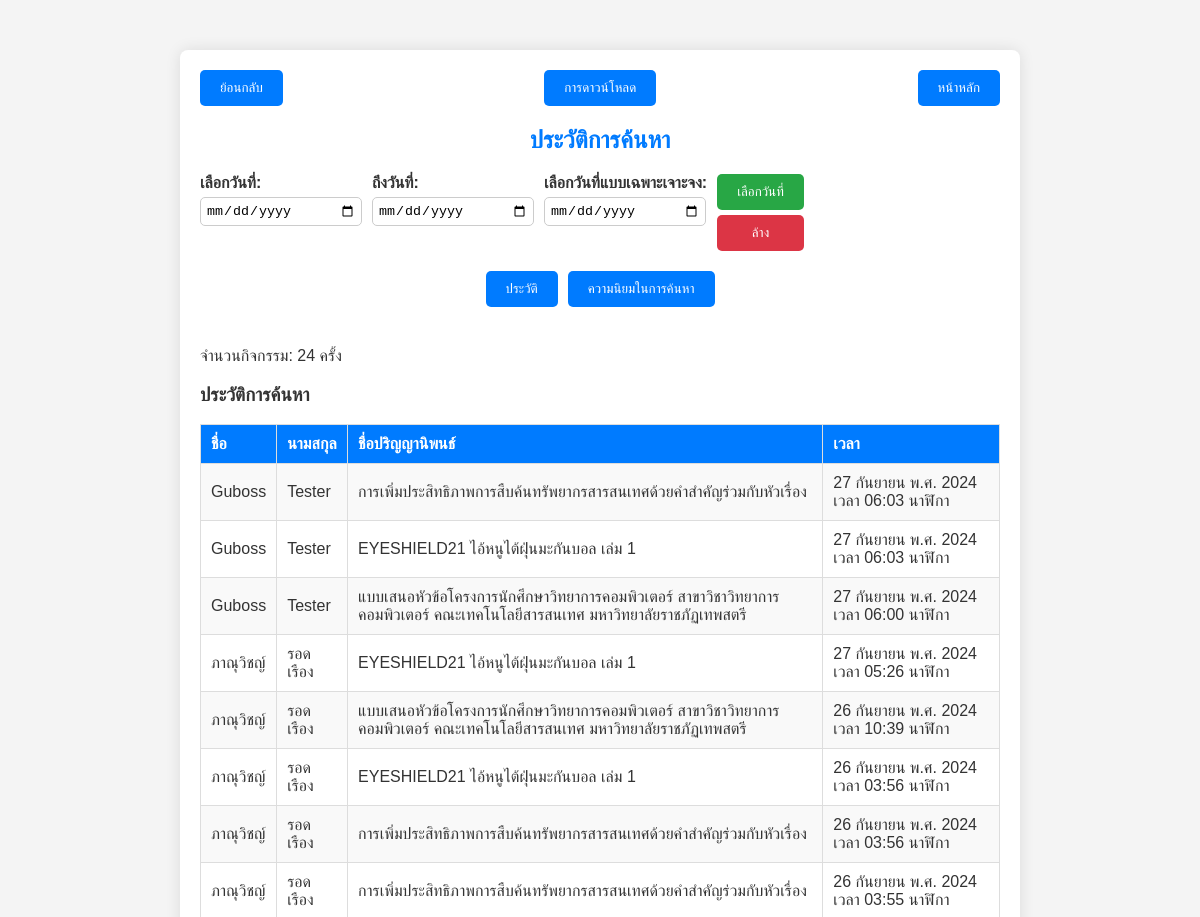
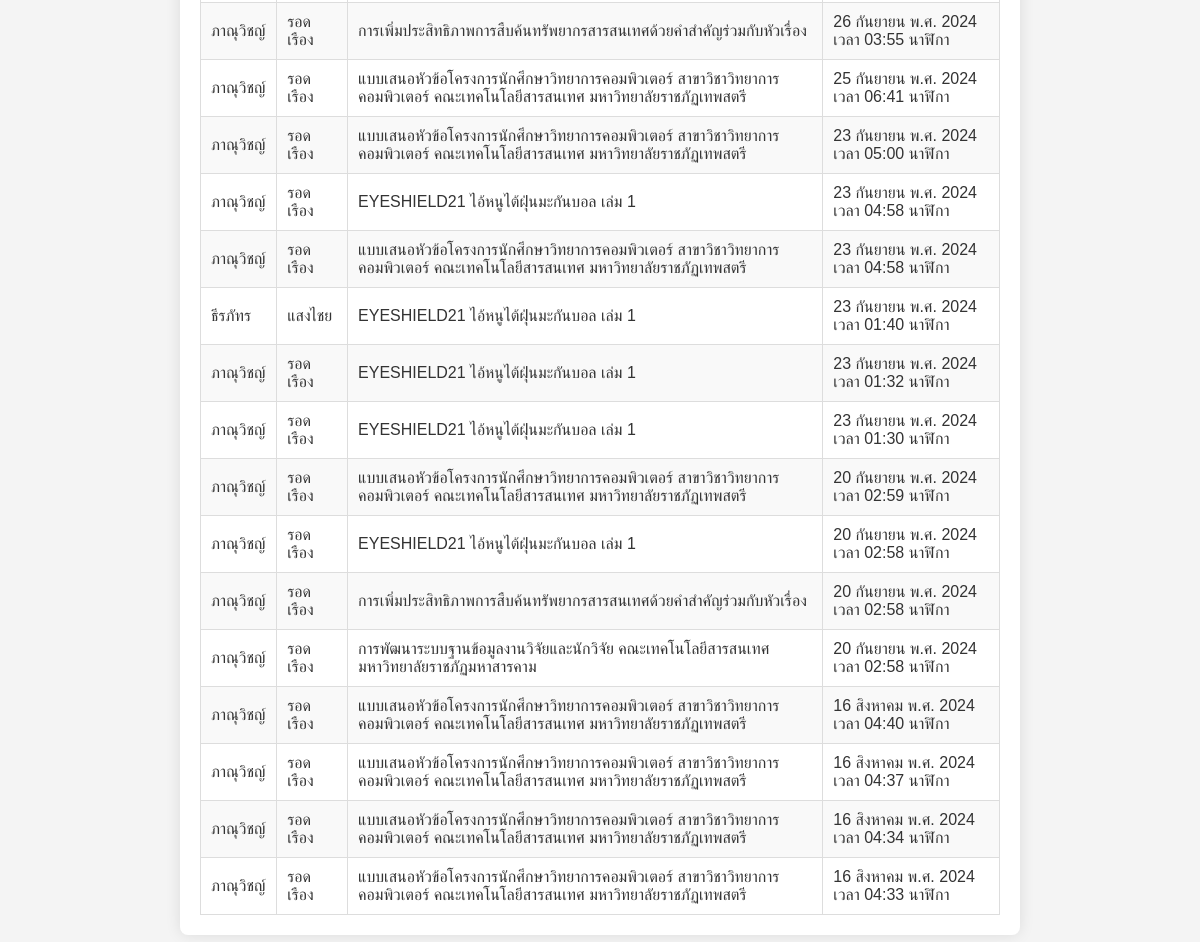
The app's page /report2.php (signed in) with its own data (2 pictures, top to bottom).
### tables this page shows
CREATE TABLE `view_history` (
  `id` int(11) NOT NULL,
  `user_id` int(11) NOT NULL,
  `thesis_id` int(11) NOT NULL,
  `view_time` timestamp NULL DEFAULT CURRENT_TIMESTAMP
);

CREATE TABLE `users` (
  `id` int(11) NOT NULL,
  `username` varchar(255) NOT NULL,
  `password` varchar(255) NOT NULL,
  `name` varchar(255) NOT NULL,
  `surname` varchar(255) NOT NULL,
  `email` varchar(255) NOT NULL,
  `verification_token` varchar(100) NOT NULL,
  `token_expires_at` datetime NOT NULL,
  `is_verified` tinyint(1) DEFAULT '0',
  `id_number` char(13) NOT NULL,
  `student_id` char(11) DEFAULT NULL,
  `user_type` enum('admin','normal user') NOT NULL DEFAULT 'normal user',
  `reset_token` varchar(255) DEFAULT NULL,
  `reset_token_expires_at` datetime DEFAULT NULL
);

CREATE TABLE `theses` (
  `id` int(11) NOT NULL,
  `thesis_name` varchar(255) NOT NULL,
  `author_name` varchar(255) NOT NULL,
  `year` int(11) NOT NULL,
  `faculty` varchar(255) NOT NULL,
  `advisor` varchar(255) NOT NULL,
  `most_searched` int(11) DEFAULT '0',
  `most_downloaded` int(11) DEFAULT '0',
  `file_path` varchar(255) DEFAULT NULL,
  `download_permission` enum('yes','no') DEFAULT 'yes'
);

### report2.php (the view, shortened to what this page needs)
<?php
require 'config.php';
$whereClause = '';
$params = [];
$historyType = 'search';
$sortOrder = isset($_POST['sort_order']) ? $_POST['sort_order'] : 'history';
$start_date = isset($_POST['start_date']) ? $_POST['start_date'] : '';
$end_date = isset($_POST['end_date']) ? $_POST['end_date'] : '';
$specific_date = isset($_POST['specific_date']) ? $_POST['specific_date'] : '';
if ($historyType === 'download') {
    $historySql = $sortOrder === 'most' ?
        "SELECT theses.thesis_name, COUNT(download_history.thesis_id) AS event_count
         FROM download_history
         JOIN theses ON download_history.thesis_id = theses.id
         $whereClause
         GROUP BY download_history.thesis_id
         ORDER BY event_count DESC" :
        "SELECT users.name, users.surname, theses.thesis_name, download_history.download_time AS event_time
         FROM download_history
         JOIN users ON download_history.user_id = users.id
         JOIN theses ON download_history.thesis_id = theses.id
         $whereClause
         ORDER BY download_history.download_time DESC";
} else {
    $historySql = $sortOrder === 'most' ?
        "SELECT theses.thesis_name, COUNT(view_history.thesis_id) AS event_count
         FROM view_history
         JOIN theses ON view_history.thesis_id = theses.id
         $whereClause
         GROUP BY view_history.thesis_id
         ORDER BY event_count DESC" :
        "SELECT users.name, users.surname, theses.thesis_name, view_history.view_time AS event_time
         FROM view_history
         JOIN users ON view_history.user_id = users.id
         JOIN theses ON view_history.thesis_id = theses.id
         $whereClause
         ORDER BY view_history.view_time DESC";
}
try {
    $stmt = $pdo->prepare($historySql);
    $stmt->execute($params);
    $history = $stmt->fetchAll(PDO::FETCH_ASSOC);
} catch (PDOException $e) {
    die("Error fetching history: " . $e->getMessage());
}
$totalEvents = count($history);
function formatThaiDate($datetime) {
    $months = [
        '01' => 'มกราคม', '02' => 'กุมภาพันธ์', '03' => 'มีนาคม', '04' => 'เมษายน', '05' => 'พฤษภาคม',
        '06' => 'มิถุนายน', '07' => 'กรกฎาคม', '08' => 'สิงหาคม', '09' => 'กันยายน', '10' => 'ตุลาคม',
        '11' => 'พฤศจิกายน', '12' => 'ธันวาคม'
    ];
    $date = new DateTime($datetime);
    $day = $date->format('d');
    $month = $months[$date->format('m')];
    $year = $date->format('Y') ;
    $time = $date->format('H:i');
    return "$day $month พ.ศ. $year เวลา $time นาฬิกา";
}
?>
<!DOCTYPE html>
<html lang="en">
<head>
    <link rel="stylesheet" href="styles.css">
</head>
<body>
    <div class="container">
        <div class="navigation">
            <button onclick="window.location.href='admin.php'">ย้อนกลับ</button>
            <button onclick="window.location.href='report2-2.php'">การดาวน์โหลด</button>
            <button onclick="window.location.href='index.php'">หน้าหลัก</button>
        </div>
        <h2>ประวัติการค้นหา</h2>
        <form method="POST" action="report2.php" oninput="toggleDateInputs()">
            <div>
                <label for="start_date">เลือกวันที่:</label>
                <input type="date" name="start_date" value="<?php echo htmlspecialchars($start_date); ?>">
            </div>
            <div>
                <label for="end_date">ถึงวันที่:</label>
                <input type="date" name="end_date" value="<?php echo htmlspecialchars($end_date); ?>">
            </div>
            <div>
                <label for="specific_date">เลือกวันที่แบบเฉพาะเจาะจง:</label>
                <input type="date" name="specific_date" value="<?php echo htmlspecialchars($specific_date); ?>">
            </div>
            <div>
                <button type="submit" name="filter">เลือกวันที่</button>
                <button type="reset" onclick="window.location.href='report2.php'">ล้าง</button>
            </div>
        </form>
        <div class="sort-buttons">
            <form method="POST" action="report2.php">
                <button type="submit" name="sort_order" value="history">ประวัติ</button>
                <button type="submit" name="sort_order" value="most">ความนิยม<?php echo $historyType === 'download' ? 'ในการดาวน์โหลด' : 'ในการค้นหา'; ?></button>
            </form>
        </div>
        <div class="count-info">
            <p>จำนวนกิจกรรม: <?php echo $totalEvents; ?> ครั้ง</p>
        </div>
        <?php if ($sortOrder === 'most'): ?>
    <h3>ปริญญานิพนธ์ที่ได้รับความนิยม<?php echo $historyType === 'download' ? 'ในการดาวน์โหลด' : 'ในการค้นหา'; ?></h3>
    <table>
        <tr>
            <th>ชื่อปริญญานิพนธ์</th>
            <th>จำนวน</th>
        </tr>
        <?php foreach ($history as $entry): ?>
            <tr>
                <td><?php echo htmlspecialchars($entry['thesis_name']); ?></td>
                <td><?php echo htmlspecialchars($entry['event_count']); ?></td>
            </tr>
        <?php endforeach; ?>
    </table>
<?php else: ?>
    <h3>ประวัติ<?php echo $historyType === 'download' ? 'การดาวน์โหลด' : 'การค้นหา'; ?></h3>
    <table>
        <tr>
            <th>ชื่อ</th>
            <th>นามสกุล</th>
            <th>ชื่อปริญญานิพนธ์</th>
            <th>เวลา</th>
        </tr>
        <?php foreach ($history as $entry): ?>
            <tr>
                <td><?php echo htmlspecialchars($entry['name']); ?></td>
                <td><?php echo htmlspecialchars($entry['surname']); ?></td>
                <td><?php echo htmlspecialchars($entry['thesis_name']); ?></td>
                <td><?php echo formatThaiDate($entry['event_time']); ?></td>
            </tr>
        <?php endforeach; ?>
    </table>
<?php endif; ?>
    </div>
</body>
</html>

### styles.css (style rules this page uses)
body { font-family: Arial, sans-serif; background-color: #f4f4f4; margin: 0; padding: 0; min-height: 100vh; display: flex; flex-direction: column; }

### report2.php (style rules this page uses)
body { font-family: Arial, sans-serif; background-color: #f4f4f4; color: #333; margin: 0; padding: 0; }
.container { max-width: 800px; margin: 50px auto; background-color: #fff; padding: 20px; border-radius: 8px; box-shadow: 0 0 15px rgba(0, 0, 0, 0.1); }
.navigation { display: flex; justify-content: space-between; margin-bottom: 20px; }
.navigation button { background-color: #007bff; color: #fff; border: none; padding: 10px 20px; border-radius: 5px; cursor: pointer; transition: background-color 0.3s ease; }
h2 { text-align: center; margin-bottom: 20px; color: #007bff; }
form { display: flex; flex-wrap: wrap; gap: 10px; margin-bottom: 20px; }
form div { display: flex; flex-direction: column; gap: 5px; }
form label { font-weight: bold; }
form input[type="date"] { padding: 5px; border: 1px solid #ccc; border-radius: 5px; width: 150px; }
form button { background-color: #28a745; color: #fff; border: none; padding: 10px 20px; border-radius: 5px; cursor: pointer; transition: background-color 0.3s ease; }
form button[type="reset"] { background-color: #dc3545; }
.category-buttons, .sort-buttons { display: flex; justify-content: center; gap: 10px; margin-bottom: 20px; }
.category-buttons button, .sort-buttons button { background-color: #007bff; color: #fff; border: none; padding: 10px 20px; border-radius: 5px; cursor: pointer; transition: background-color 0.3s ease; }
table { width: 100%; border-collapse: collapse; }
table th, table td { border: 1px solid #ddd; padding: 10px; text-align: left; }
table th { background-color: #007bff; color: #fff; }
table tr:nth-child(even) { background-color: #f9f9f9; }

### records on screen
view_history: user.name "Guboss", user.surname "Tester", thesis.thesis_name "การเพิ่มประสิทธิภาพการสืบค้นทรัพยากรสารสนเทศด้วยคำสำคัญร่วมกับหัวเรื่อง", view_time "27 กันยายน พ.ศ. 2024 เวลา 06:03 นาฬิกา"
view_history: user.name "Guboss", user.surname "Tester", thesis.thesis_name "EYESHIELD21 ไอ้หนูไต้ฝุ่นมะกันบอล เล่ม 1", view_time "27 กันยายน พ.ศ. 2024 เวลา 06:03 นาฬิกา"
view_history: user.name "Guboss", user.surname "Tester", thesis.thesis_name "แบบเสนอหัวข้อโครงการนักศึกษาวิทยาการคอมพิวเตอร์ สาขาวิชาวิทยาการคอมพิวเตอร์ คณะเทคโนโลยีสารสนเทศ มหาวิทยาลัยราชภัฏเทพสตรี", view_time "27 กันยายน พ.ศ. 2024 เวลา 06:00 นาฬิกา"
view_history: user.name "ภาณุวิชญ์", user.surname "รอดเรือง", thesis.thesis_name "EYESHIELD21 ไอ้หนูไต้ฝุ่นมะกันบอล เล่ม 1", view_time "27 กันยายน พ.ศ. 2024 เวลา 05:26 นาฬิกา"
view_history: user.name "ภาณุวิชญ์", user.surname "รอดเรือง", thesis.thesis_name "แบบเสนอหัวข้อโครงการนักศึกษาวิทยาการคอมพิวเตอร์ สาขาวิชาวิทยาการคอมพิวเตอร์ คณะเทคโนโลยีสารสนเทศ มหาวิทยาลัยราชภัฏเทพสตรี", view_time "26 กันยายน พ.ศ. 2024 เวลา 10:39 นาฬิกา"
view_history: user.name "ภาณุวิชญ์", user.surname "รอดเรือง", thesis.thesis_name "EYESHIELD21 ไอ้หนูไต้ฝุ่นมะกันบอล เล่ม 1", view_time "26 กันยายน พ.ศ. 2024 เวลา 03:56 นาฬิกา"
view_history: user.name "ภาณุวิชญ์", user.surname "รอดเรือง", thesis.thesis_name "การเพิ่มประสิทธิภาพการสืบค้นทรัพยากรสารสนเทศด้วยคำสำคัญร่วมกับหัวเรื่อง", view_time "26 กันยายน พ.ศ. 2024 เวลา 03:56 นาฬิกา"
view_history: user.name "ภาณุวิชญ์", user.surname "รอดเรือง", thesis.thesis_name "การเพิ่มประสิทธิภาพการสืบค้นทรัพยากรสารสนเทศด้วยคำสำคัญร่วมกับหัวเรื่อง", view_time "26 กันยายน พ.ศ. 2024 เวลา 03:55 นาฬิกา"
view_history: user.name "ภาณุวิชญ์", user.surname "รอดเรือง", thesis.thesis_name "การเพิ่มประสิทธิภาพการสืบค้นทรัพยากรสารสนเทศด้วยคำสำคัญร่วมกับหัวเรื่อง", view_time "26 กันยายน พ.ศ. 2024 เวลา 03:55 นาฬิกา"
view_history: user.name "ภาณุวิชญ์", user.surname "รอดเรือง", thesis.thesis_name "แบบเสนอหัวข้อโครงการนักศึกษาวิทยาการคอมพิวเตอร์ สาขาวิชาวิทยาการคอมพิวเตอร์ คณะเทคโนโลยีสารสนเทศ มหาวิทยาลัยราชภัฏเทพสตรี", view_time "25 กันยายน พ.ศ. 2024 เวลา 06:41 นาฬิกา"
view_history: user.name "ภาณุวิชญ์", user.surname "รอดเรือง", thesis.thesis_name "แบบเสนอหัวข้อโครงการนักศึกษาวิทยาการคอมพิวเตอร์ สาขาวิชาวิทยาการคอมพิวเตอร์ คณะเทคโนโลยีสารสนเทศ มหาวิทยาลัยราชภัฏเทพสตรี", view_time "23 กันยายน พ.ศ. 2024 เวลา 05:00 นาฬิกา"
view_history: user.name "ภาณุวิชญ์", user.surname "รอดเรือง", thesis.thesis_name "EYESHIELD21 ไอ้หนูไต้ฝุ่นมะกันบอล เล่ม 1", view_time "23 กันยายน พ.ศ. 2024 เวลา 04:58 นาฬิกา"
view_history: user.name "ภาณุวิชญ์", user.surname "รอดเรือง", thesis.thesis_name "แบบเสนอหัวข้อโครงการนักศึกษาวิทยาการคอมพิวเตอร์ สาขาวิชาวิทยาการคอมพิวเตอร์ คณะเทคโนโลยีสารสนเทศ มหาวิทยาลัยราชภัฏเทพสตรี", view_time "23 กันยายน พ.ศ. 2024 เวลา 04:58 นาฬิกา"
view_history: user.name "ธีรภัทร", user.surname "แสงไชย", thesis.thesis_name "EYESHIELD21 ไอ้หนูไต้ฝุ่นมะกันบอล เล่ม 1", view_time "23 กันยายน พ.ศ. 2024 เวลา 01:40 นาฬิกา"
view_history: user.name "ภาณุวิชญ์", user.surname "รอดเรือง", thesis.thesis_name "EYESHIELD21 ไอ้หนูไต้ฝุ่นมะกันบอล เล่ม 1", view_time "23 กันยายน พ.ศ. 2024 เวลา 01:32 นาฬิกา"
view_history: user.name "ภาณุวิชญ์", user.surname "รอดเรือง", thesis.thesis_name "EYESHIELD21 ไอ้หนูไต้ฝุ่นมะกันบอล เล่ม 1", view_time "23 กันยายน พ.ศ. 2024 เวลา 01:30 นาฬิกา"
view_history: user.name "ภาณุวิชญ์", user.surname "รอดเรือง", thesis.thesis_name "แบบเสนอหัวข้อโครงการนักศึกษาวิทยาการคอมพิวเตอร์ สาขาวิชาวิทยาการคอมพิวเตอร์ คณะเทคโนโลยีสารสนเทศ มหาวิทยาลัยราชภัฏเทพสตรี", view_time "20 กันยายน พ.ศ. 2024 เวลา 02:59 นาฬิกา"
view_history: user.name "ภาณุวิชญ์", user.surname "รอดเรือง", thesis.thesis_name "EYESHIELD21 ไอ้หนูไต้ฝุ่นมะกันบอล เล่ม 1", view_time "20 กันยายน พ.ศ. 2024 เวลา 02:58 นาฬิกา"
view_history: user.name "ภาณุวิชญ์", user.surname "รอดเรือง", thesis.thesis_name "การเพิ่มประสิทธิภาพการสืบค้นทรัพยากรสารสนเทศด้วยคำสำคัญร่วมกับหัวเรื่อง", view_time "20 กันยายน พ.ศ. 2024 เวลา 02:58 นาฬิกา"
view_history: user.name "ภาณุวิชญ์", user.surname "รอดเรือง", thesis.thesis_name "การพัฒนาระบบฐานข้อมูลงานวิจัยและนักวิจัย คณะเทคโนโลยีสารสนเทศ มหาวิทยาลัยราชภัฏมหาสารคาม", view_time "20 กันยายน พ.ศ. 2024 เวลา 02:58 นาฬิกา"
view_history: user.name "ภาณุวิชญ์", user.surname "รอดเรือง", thesis.thesis_name "แบบเสนอหัวข้อโครงการนักศึกษาวิทยาการคอมพิวเตอร์ สาขาวิชาวิทยาการคอมพิวเตอร์ คณะเทคโนโลยีสารสนเทศ มหาวิทยาลัยราชภัฏเทพสตรี", view_time "16 สิงหาคม พ.ศ. 2024 เวลา 04:40 นาฬิกา"
view_history: user.name "ภาณุวิชญ์", user.surname "รอดเรือง", thesis.thesis_name "แบบเสนอหัวข้อโครงการนักศึกษาวิทยาการคอมพิวเตอร์ สาขาวิชาวิทยาการคอมพิวเตอร์ คณะเทคโนโลยีสารสนเทศ มหาวิทยาลัยราชภัฏเทพสตรี", view_time "16 สิงหาคม พ.ศ. 2024 เวลา 04:37 นาฬิกา"
view_history: user.name "ภาณุวิชญ์", user.surname "รอดเรือง", thesis.thesis_name "แบบเสนอหัวข้อโครงการนักศึกษาวิทยาการคอมพิวเตอร์ สาขาวิชาวิทยาการคอมพิวเตอร์ คณะเทคโนโลยีสารสนเทศ มหาวิทยาลัยราชภัฏเทพสตรี", view_time "16 สิงหาคม พ.ศ. 2024 เวลา 04:34 นาฬิกา"
view_history: user.name "ภาณุวิชญ์", user.surname "รอดเรือง", thesis.thesis_name "แบบเสนอหัวข้อโครงการนักศึกษาวิทยาการคอมพิวเตอร์ สาขาวิชาวิทยาการคอมพิวเตอร์ คณะเทคโนโลยีสารสนเทศ มหาวิทยาลัยราชภัฏเทพสตรี", view_time "16 สิงหาคม พ.ศ. 2024 เวลา 04:33 นาฬิกา"

### other values on screen
$totalEvents "24"
